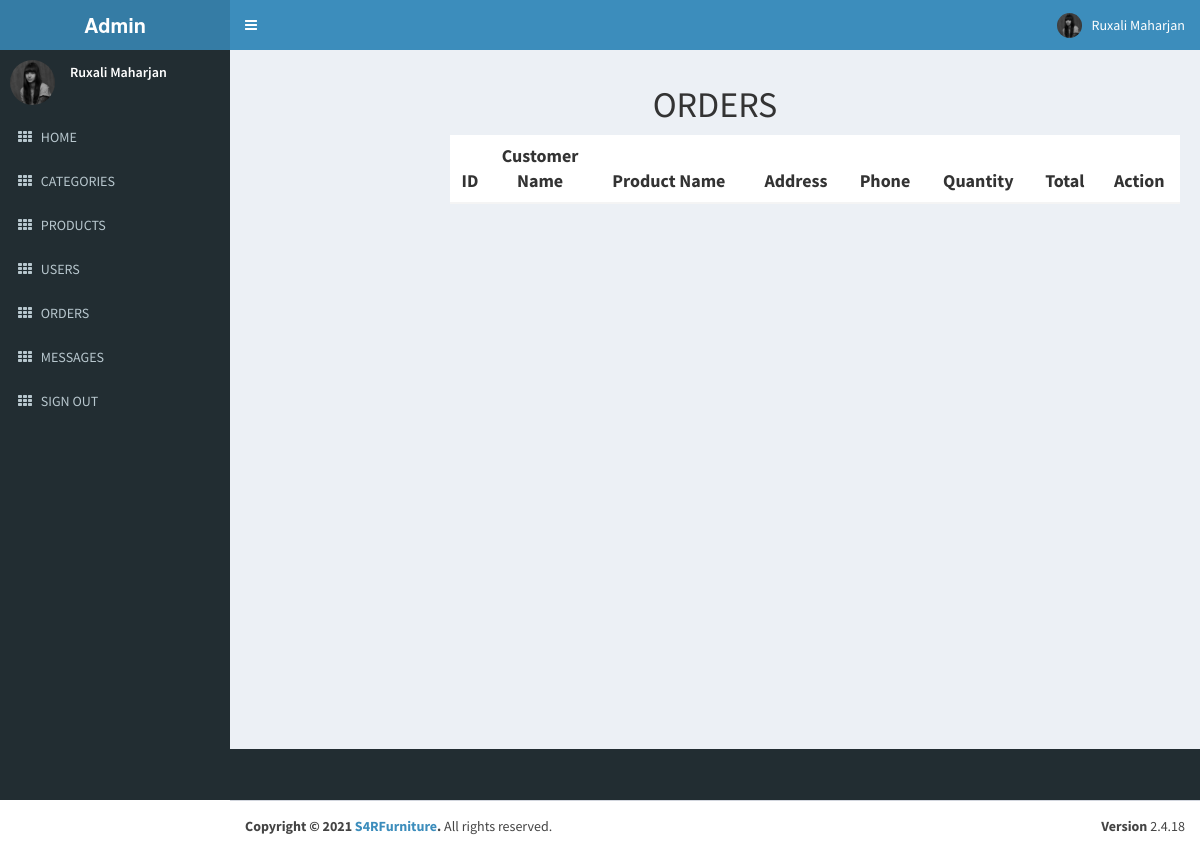
The page /admin/order.php (signed in) on the database as committed earlier.
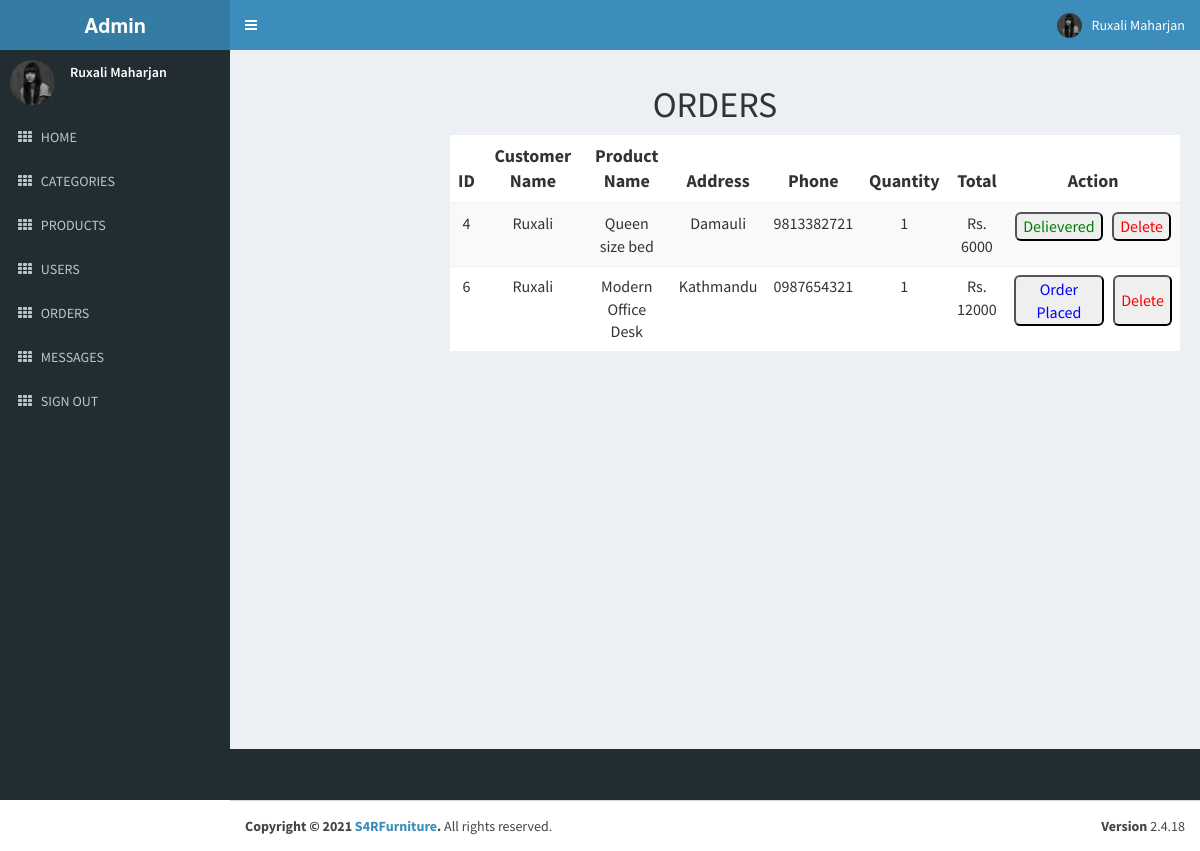
The same page on the database as committed later.
### tables this page shows
CREATE TABLE `order_details` (
  `id` int(11) NOT NULL,
  `order_id` int(11) NOT NULL,
  `customer_id` int(11) NOT NULL,
  `product_id` int(11) NOT NULL,
  `quantity` int(11) NOT NULL,
  `created_at` timestamp NOT NULL DEFAULT current_timestamp(),
  `updated_at` timestamp NOT NULL DEFAULT current_timestamp(),
  `status` int(10) NOT NULL
);

CREATE TABLE `orders` (
  `id` int(11) NOT NULL,
  `customer_id` int(11) NOT NULL,
  `address` varchar(50) NOT NULL,
  `phone` varchar(30) NOT NULL,
  `total` int(20) NOT NULL,
  `created_at` timestamp NOT NULL DEFAULT current_timestamp(),
  `updated_at` timestamp NOT NULL DEFAULT current_timestamp()
);

CREATE TABLE `customers` (
  `id` int(11) NOT NULL,
  `username` varchar(30) NOT NULL,
  `email` varchar(255) NOT NULL,
  `password` varchar(30) NOT NULL,
  `created_at` timestamp NOT NULL DEFAULT current_timestamp(),
  `updated_at` timestamp NOT NULL DEFAULT current_timestamp(),
  `status` int(11) NOT NULL
);

CREATE TABLE `products` (
  `id` int(11) NOT NULL,
  `name` varchar(30) NOT NULL,
  `price` int(11) NOT NULL,
  `image1` varchar(255) NOT NULL,
  `image2` varchar(255) NOT NULL,
  `description` mediumtext NOT NULL,
  `category_id` int(11) NOT NULL,
  `created_at` timestamp NOT NULL DEFAULT current_timestamp(),
  `updated_at` timestamp NOT NULL DEFAULT current_timestamp(),
  `status` int(11) NOT NULL
);

### admin/order.php (the view, shortened to what this page needs)
<!DOCTYPE html>
<html>
<?php
 require('../connect.php');
  $sql = "SELECT c.username AS customer,e.address AS address, e.id AS orderid,e.phone AS phone, e.total AS total, f.name AS products, d.* FROM order_details d JOIN customers c ON d.customer_id = c.id  JOIN orders e ON d.order_id = e.id JOIN products f ON d.product_id = f.id ORDER BY d.id  asc";
  $res = mysqli_query($connect,$sql);
?>
<?php
include('adminfiles/head.php');
?>
<body class="hold-transition skin-blue sidebar-mini">
  <div class="wrapper">
    <?php
    include('adminfiles/header.php');
    ?>
    <?php
    include('adminfiles/aside.php');
    ?>
    <div class="content-wrapper">
      <section class="content-header">
        <center>
          <h1>
            ORDERS
          </h1>
        </center>
      </section>
      <div class="container">
        <div class="col-md-8 col-md-offset-2">
          <table class="table table-striped text-center" style="background-color: white;">
            <thead>
              <tr>
                <th style="font-size: large;">ID</th>
                <th style="font-size: large; width:100px;">Customer Name</th>
                <th style="font-size: large;">Product Name</th>
                <th style="font-size: large;">Address</th>
                <th style="font-size: large;">Phone</th>
                <th style="font-size: large;">Quantity</th>
                <th style="font-size: large;">Total</th>
                <th style="font-size: large;">Action</th>
              </tr>
            </thead>
            <tbody>
              <?php
              while ($row = mysqli_fetch_assoc($res)) { ?>
                <tr>
                  <td style="font-size: medium;"><?php echo $row['orderid'] ?></td>
                  <td style="font-size: medium;"><?php echo $row['customer'] ?></td>
                  <td style="font-size: medium;"><?php echo $row['products'] ?></td>
                  <td style="font-size: medium;"><?php echo $row['address'] ?></td>
                  <td style="font-size: medium;"><?php echo $row['phone'] ?></td>
                  <td style="font-size: medium;"><?php echo $row['quantity'] ?></td>
                  <td style="font-size: medium;">Rs. <?php echo $row['total'] ?></td>
                  <td style="font-size: medium;">
                  <div class="buttons">
                    <?php
                    if ($row['status'] == 1) {
                        echo "<button style='border-radius:6px;' ><a style='color:green;' href = '?type=status&operation=deactive&id=" . $row['id'] . "'>Delievered</a></button>&nbsp;&nbsp;&nbsp;";
                      } else {
                        echo "<button style='border-radius:6px;'><a style='color:blue;' href = '?type=status&operation=active&id=" . $row['id'] . " '>Order Placed</a></button>&nbsp;&nbsp;&nbsp;";
                      }
                    echo "<button style='border-radius:6px;'><a style='color:red' href = '?type=delete&id=" . $row['id'] . "'>Delete</a></button>";
                    ?>
                    </div>
                  </td>
                </tr>
              <?php } ?>
            </tbody>
          </table>
        </div>
      </div>
    </div>
  </div>
  <?php
  include('adminfiles/footer.php');
  ?>
</body>
</html>

Rows that differ between the two databases and show on the page:
added order_details: order "4", customer.username "Ruxali", product.name "Queen size bed", order.address "Damauli", order.phone "9813382721", quantity "1", order.total "6000"
added order_details: order "6", customer.username "Ruxali", product.name "Modern Office Desk", order.address "Kathmandu", order.phone "0987654321", quantity "1", order.total "12000"
